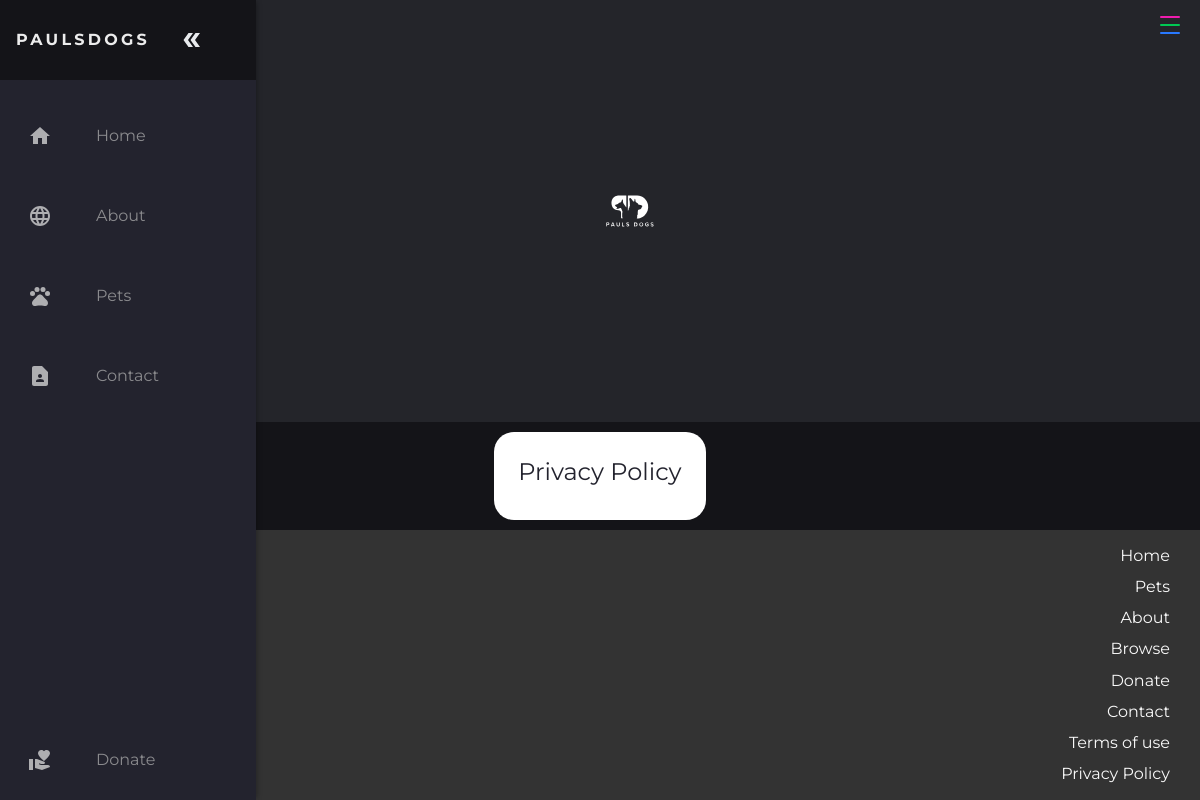
Before: /privacy/ with the older database file.
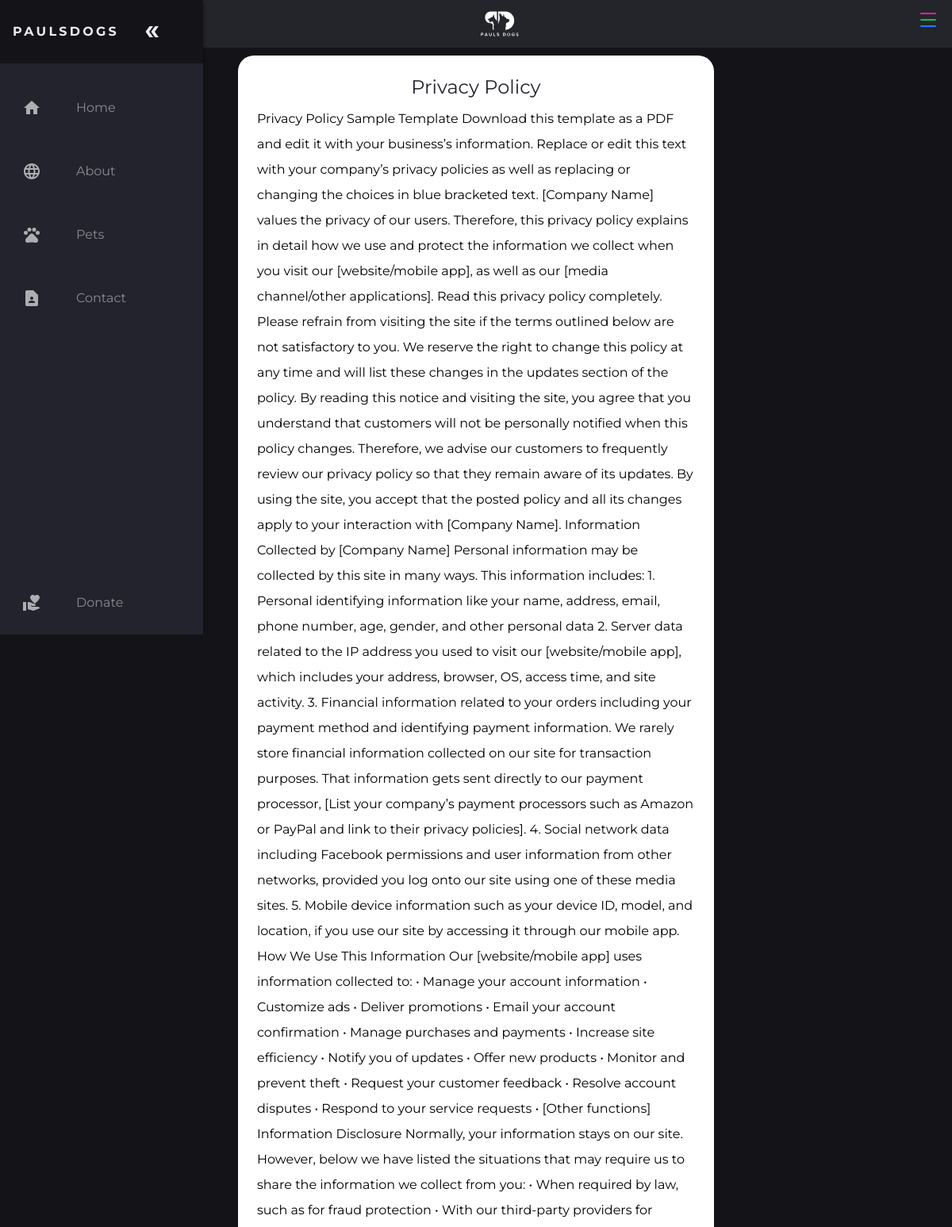
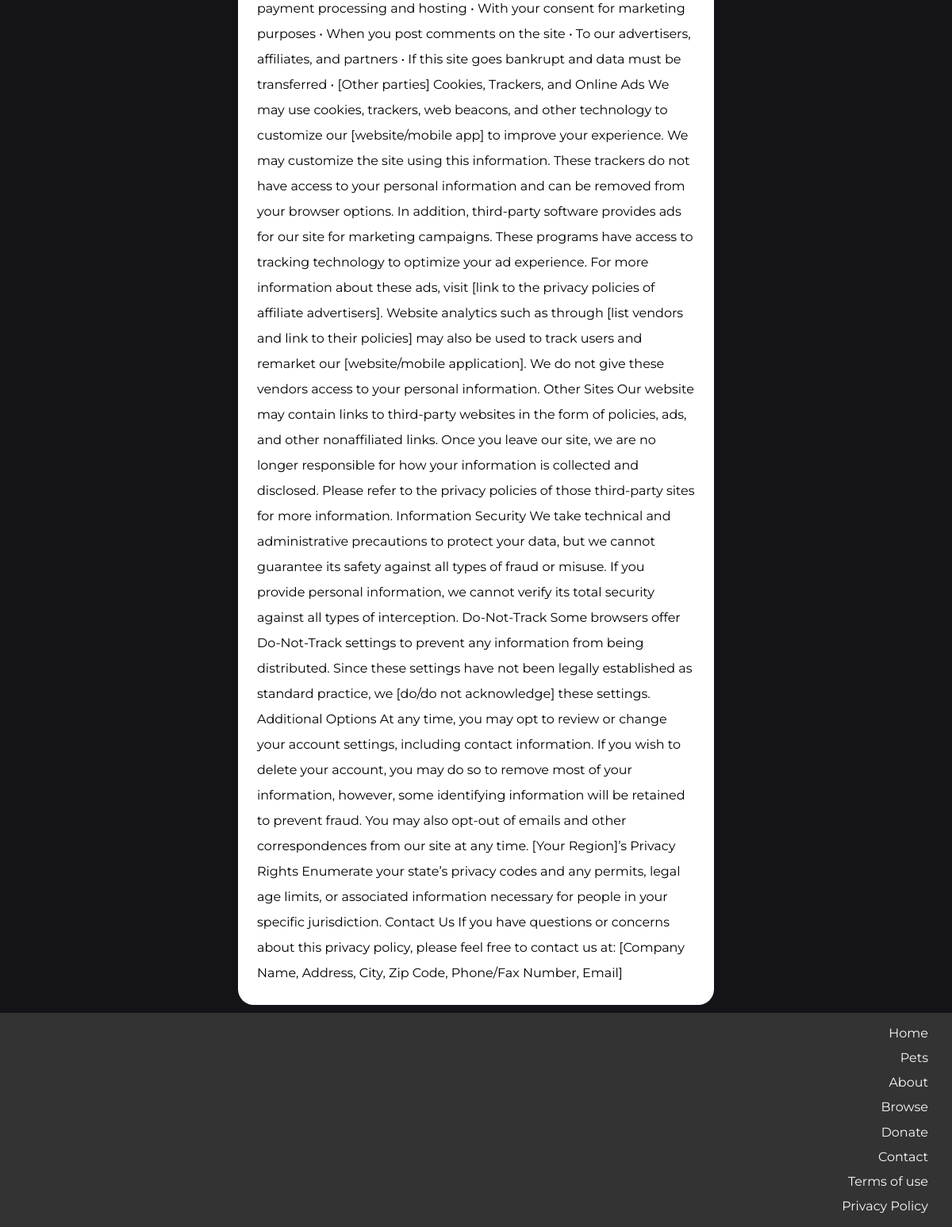
After: the same page with the newer database file (2 pictures, top to bottom).
### core/models.py (models this page shows)
class PrivacyPage(models.Model):
    privacy_text = models.TextField()

### core/views.py (the view)
# urls.py: path('privacy/', views.privacy, name='home-privacy'),
def privacy(request):
    privacy_text = PrivacyPage.objects.first()
    context = {
        'privacy_text': privacy_text
    }
    return render(request, 'core/privacy.html', context)

### core/templates/core/privacy.html (shortened to what this page needs)
{% extends "core/base.html" %}
{% block content %}
<div id="privacy_page_wrapper">
 <h2 class="page_name_h2">Privacy Policy</h2>
  <div class='about_body_description'>
    <p>{{ privacy_text.privacy_text }}</p>
  </div>
</div>
{% endblock content %}

### core/templates/core/base.html (shortened to what this page needs)
{% load static %}
<!DOCTYPE html>
<html lang="en">
<head>
    <link rel="stylesheet" type="text/css" href="{% static 'core/css/reset.css' %}"/>
    <link rel="stylesheet" href="{% static 'core/css/styles.css' %}"/>
</head>
<body>
    <script src="https://cdn.tailwindcss.com"></script>
    <div id="base_container">
    <header>
        <a id="logo" href="{% url 'core:home-home' %}"><img src="{% static 'core/images/pd_logo_02.svg' %}" alt="Logo"></a>
        <nav>
            <div class="hamburger" id="hamburger" onclick="toggleMenu()">
                <div class="bar bar1"></div>
                <div class="bar bar2"></div>
                <div class="bar bar3"></div>
            </div>
        </nav>
    </header>
    <aside class="aside">
        <ul id="sidebar">
            <li class="sidebar-logo">
                <a href="#" class="sidebar-link">
                    <span class="link-text logo-text">PaulsDogs</span>
                    <svg xmlns="http://www.w3.org/2000/svg" enable-background="new 0 0 24 24" height="24px" viewBox="0 0 24 24" width="24px" fill="#e8eaed"><g><rect fill="none" height="24" width="24"/></g><g><g><polygon points="15.5,5 11,5 16,12 11,19 15.5,19 20.5,12"/><polygon points="8.5,5 4,5 9,12 4,19 8.5,19 13.5,12"/></g></g>
                    </svg>
                </a>
            </li>
            <li class="sidebar-item">
                <a class="sidebar-link" href="{% url 'core:home-home' %}">
                    <svg xmlns="http://www.w3.org/2000/svg" height="24px" viewBox="0 0 24 24" width="24px" fill="#e8eaed"><path d="M0 0h24v24H0z" fill="none"/><path d="M10 20v-6h4v6h5v-8h3L12 3 2 12h3v8z"/>
                    </svg>
                    <span class="link-text">Home</span>
                </a>
            </li>
            <li class="sidebar-item">
                <a class="sidebar-link" href="/#about">
                    <span class="link-text">About</span>
                </a>
            </li>
            <li class="sidebar-item">
                <a class="sidebar-link" href="/#pets">
                <span class="link-text">Pets</span>
            </a>
        </li>
        <li class="sidebar-item">
            <a class="sidebar-link" href="/#contact">
                <span class="link-text">Contact</span>
            </a>
        </li>
        <li class="sidebar-item">
            <a class="sidebar-link" href="{{ homepage.donation_button }}">
                <span class="link-text">Donate</span>
            </a>
        </li>
    </ul>
</aside>
 <div id="base_contentblock_wrapper">
    {% block content %}
    {% endblock %}
</div>
    <footer>
        <div class="footer_grid">
            <a href="{% url 'core:home-home' %}">Home</a>
            <a href="/#pets">Pets</a>
            <a href="/#about">About</a>
            <a href="{% url 'item:items' %}">Browse</a>
            <a href="{{ homepage.donation_button }}" class="donate_button_footer">Donate</a>
            <a href="/#contact">Contact</a>
            <a href="{% url 'core:home-terms' %}">Terms of use</a>
            <a href="{% url 'core:home-privacy' %}">Privacy Policy</a>
        </div>
    </footer>
</div>
</body>
</html>

### core/static/core/css/styles.css (style rules this page uses)
* { margin: 0; padding: 0; box-sizing: border-box; text-decoration: none; }
:root { --primary-color: #003366; --secondary-color: #f9f9f9; --accent-color: rgb(238, 28, 175); --bkgd-color: #ffffff; --card-bkgd: #f9f9f9; --bg-primary: #23232e; --bg-secondary: #141418; --box-shadow-light: 0 4px 10px rgba(0, 0, 0, 0.1); --text-1: #eaf9fa; --text-2: #555555; --text-primary: #b6b6b6; --text-secondary: #ececec; font-size: 16px; font-family: "Montserrat", sans-serif; --transition-speed: 600ms; }
html { scroll-behavior: smooth; }
html, body { height: 100%; margin: 0; }
html, body { color: black; background-color:var(--bg-secondary); padding: 0; margin: 0; }
#base_container { display: grid; min-height: 100vh; max-width: 1600px; grid-template-rows: 1fr auto; margin: 0 auto; gap: 10px; }
#base_contentblock_wrapper { display: grid; grid-template-columns: 1fr; grid-template-rows: auto; }
nav { display: flex; width: 100%; margin: 0 auto; float: right; align-items: center; justify-content: right; }
header { display: flex; justify-content: center; align-items: center; padding: 30px 5%; background-color: #24252A; }
#logo { cursor: pointer; margin-right: auto; margin-left: 30px; }
.aside { position: fixed; background-color: var(--bg-primary); transition: width 200ms ease; z-index: 1000; }
#sidebar { list-style: none; padding: 0; margin: 0; display: flex; flex-direction: column; align-items: center; height: 100%; box-shadow: 3px 0 5px -2px rgba(0, 0, 0, 0.3); }
.sidebar-item { width: 100%; }
.sidebar-item:last-child { margin-top: auto; }
.sidebar-link { display: flex; align-items: center; height: 5rem; color: var(--text-primary); text-decoration: none; filter: grayscale(100%) opacity(0.7); transition: var(--transition-speed); }
.link-text { display: none; margin-left: 1rem; }
.sidebar-link svg { min-width: 2rem; margin: 0 1.5rem; }
.sidebar-logo { font-weight: bold; text-transform: uppercase; margin-bottom: 1rem; text-align: center; color: var(--text-secondary); background: var(--bg-secondary); font-size: 1rem; letter-spacing: 0.3ch; width: 100%; }
.sidebar-logo svg { transform: rotate(0deg); transition: var(--transition-speed); }
.logo-text { display: inline; position: absolute; left: -999px; transition: var(--transition-speed); }
.page_name_h2 { margin-bottom: .5rem; font-size: 1.5rem; line-height: 2rem; text-align: center; justify-content: center; color: var(--bg-primary); }
footer { background: #333; padding: 10px; text-align: center; color: white; width: 100%; }
.footer_grid { display: grid; width: 100%; height: 250px; grid-template-columns: 1fr; grid-template-rows: repeat(auto-fill, auto); background: #333; align-items: center; justify-content: center; text-align: right; }
.footer_grid:last-child { margin-top: auto; }
.footer_grid a { padding-right: 20px; color: var(--card-bkgd); text-decoration: none; text-align: right; }
#privacy_page_wrapper, #terms_of_use_page_wrapper { display: grid; max-width: 600px; height: 100%; justify-items: center; margin: 0 auto; padding: 1.5rem; border-radius: 20px; background-color: white; line-height: 32px; }
@media screen and (max-width: 1224px) { #logo { cursor: pointer; position: absolute; left: 50%; transform: translateX(-50%); display: flex; justify-content: center; align-items: center; } }
@media screen and (max-width: 1224px) { nav { display: flex; justify-content: center; align-items: center; } }
@media screen and (max-width: 1224px) { .hamburger { cursor: pointer; width: 20px; height: 25px; margin: 10px; position: fixed; top: 10px; right: 10px; margin: 10px; margin-top: 0px; z-index: 1000; } }
@media screen and (max-width: 1224px) { .bar { height: 2px; margin: 6px 0; transition: all 0.3s ease; border-radius: 12px; } }
@media screen and (max-width: 1224px) { .bar1 { background: var(--accent-color); } }
@media screen and (max-width: 1224px) { .bar2 { background: #00c853; } }
@media screen and (max-width: 1224px) { .bar3 { background: #2979ff; } }
@media only screen and (min-width: 600px) { .aside { top: 0; width: 5rem; height: 100vh; } }

Changed rows visible on the page:
added PrivacyPage: privacy_text "Privacy Policy Sample Template Download this template as a PDF and edit it with your business’s information. Replace or edit this text with your company’s privacy policies as well as replacing or changing the choices in blue bracketed text. [Company Name] values the privacy of our users. Therefore, this privacy policy explains in detail how we use and protect the information we collect when you visit our [website/mobile app], as well as our [media channel/other applications]. Read this privacy policy completely. Please refrain from visiting the site if the terms outlined below are not satisfactory to you. We reserve the right to change this policy at any time and will list these changes in…"
